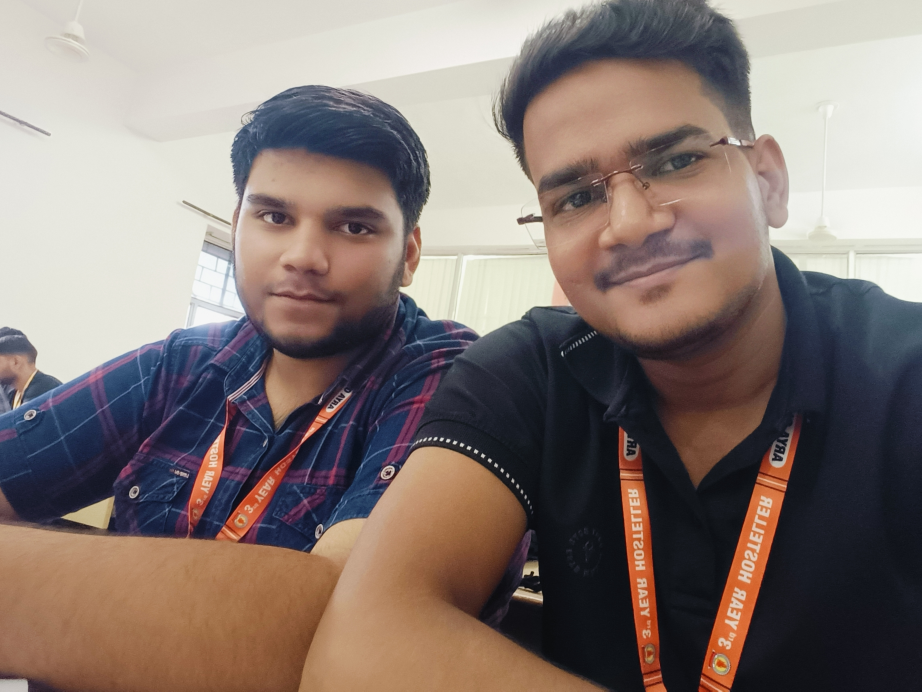
#> input picture Ashish.jpg, 4608 x 3456 px (shown at 1/5 size)
$ jupyter execute 'Warm and Cool IMAGE.ipynb'
#> lines starting #> are read from the running program, lines starting #| are printed output that depends on the picture
[cell 1]
import cv2 as cv
import numpy as np
import matplotlib.pyplot as plt

blue=[247,206,139]

white=[0, 255, 0]

### Merging the Images

[cell 2]
background = []

img=cv.imread('Ashish.jpg')
#> img is the input picture: shape (3456, 4608, 3); mean B, G, R 114.4, 119.5, 133

cols=img.shape[1]
#> cols = 4608
rows=img.shape[0]
#> rows = 3456

for i in range(rows):
    temp=[]
    for j in range(cols):
        temp.append(blue)
    background.append(temp)

background=np.array(background).astype(np.uint8)

final = cv.addWeighted(img, .8, background, .2, 0)
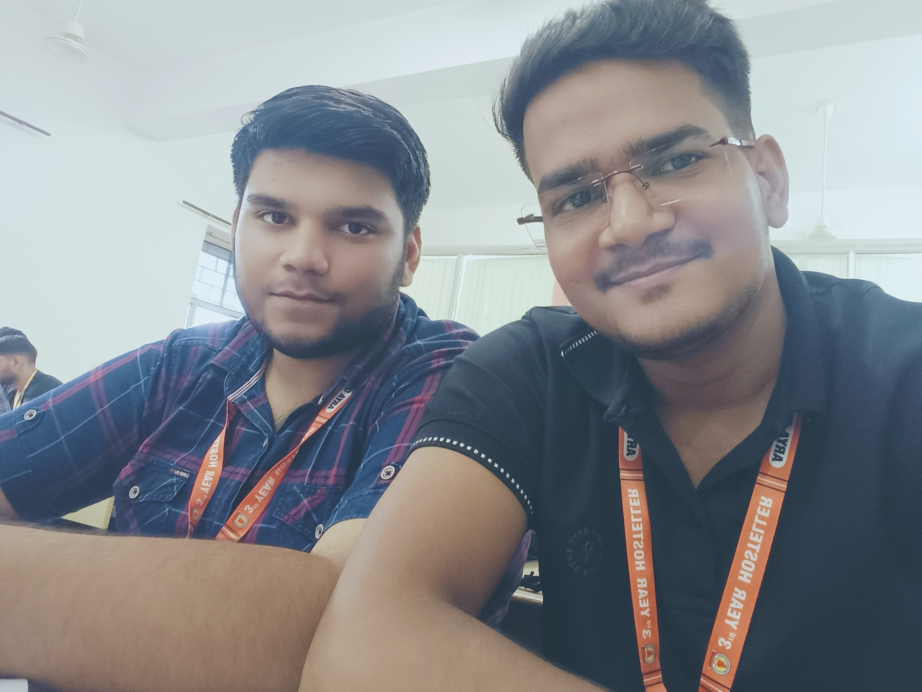
#> final: shape (3456, 4608, 3) (shown at 1/5 size); mean B, G, R 140.9, 136.8, 134.2

cv.imshow('Final',final)

cv.waitKey(0)

[cell 3]
img=cv.imread('Ashish.jpg')

[cell 4]
img.shape
#> Out = (3456, 4608, 3)

[cell 5]
background.shape
#> Out = (3456, 4608, 3)

### Adding Tone

[cell 6]
def add_tone(img_path, color, a, b):
#> called with img_path = 'Ashish.jpg', a = 0.9, b = 0.1
    background = []
    img = cv.imread(img_path)
    cols = img.shape[1]
#> cols = 4608
    rows = img.shape[0]
#> rows = 3456
    for i in range(rows):
        temp = []
        for j in range(cols):
            temp.append(color)
        background.append(temp)
    background = np.array(background).astype(np.uint8)
    final = cv.addWeighted(img, a , background, b , 0)
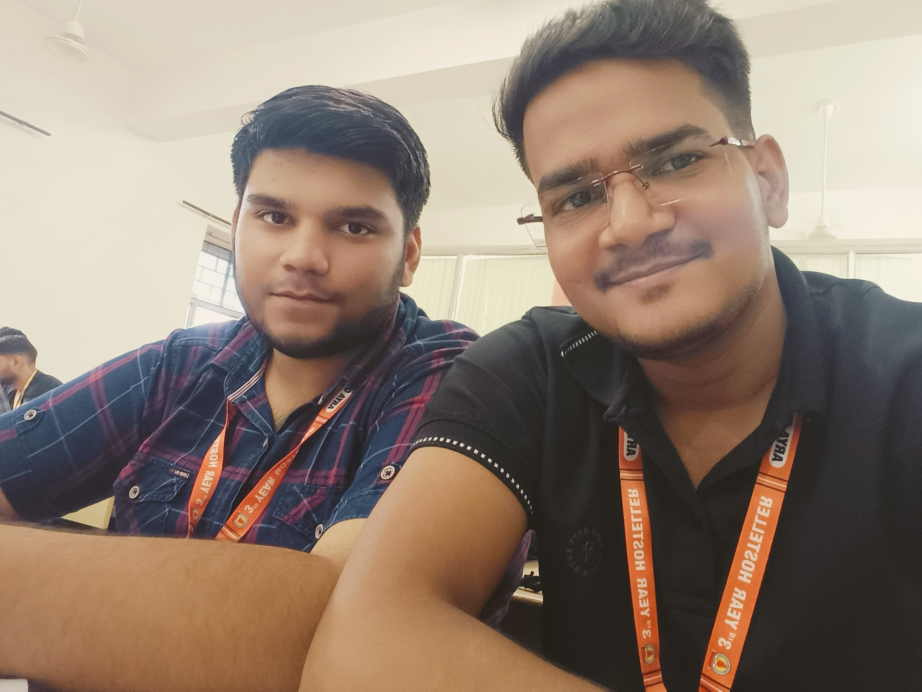
#> final: shape (3456, 4608, 3) (shown at 1/5 size); mean B, G, R 112.6, 126.5, 144.1
    cv.imshow('Original',img)
    cv.waitKey(0)
    cv.imshow('Processed',final)
    cv.waitKey(0)

$ run again, with Circle and Face Extraction.png saved as Ashish.jpg
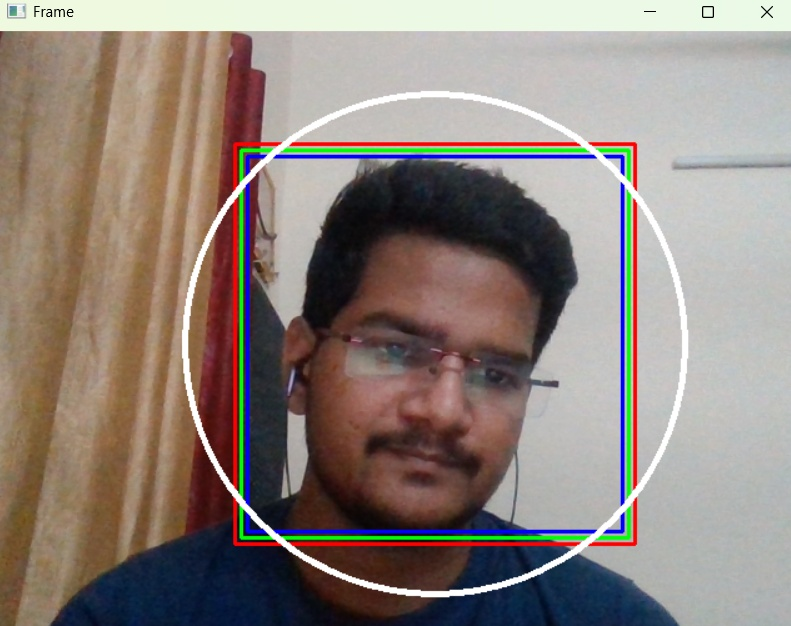
#> input picture Circle and Face Extraction.png, 791 x 626 px
#> img is the input picture: shape (626, 791, 3); mean B, G, R 123.8, 130.8, 142.2
#> `final = cv.addWeighted(img, .8, background, .2, 0)`:
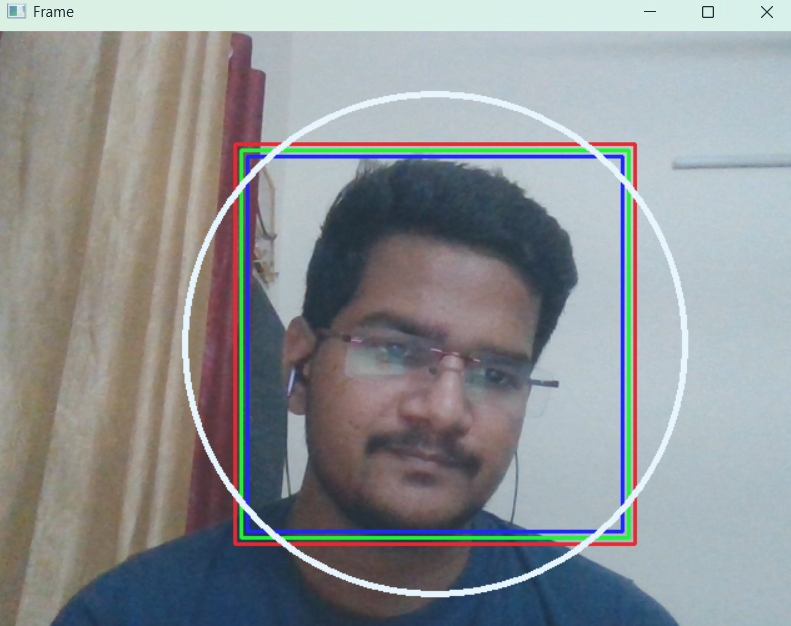
#> final: shape (626, 791, 3); mean B, G, R 148.5, 145.8, 141.5
#> in add_tone, `final = cv.addWeighted(img, a , background, b , 0)`:
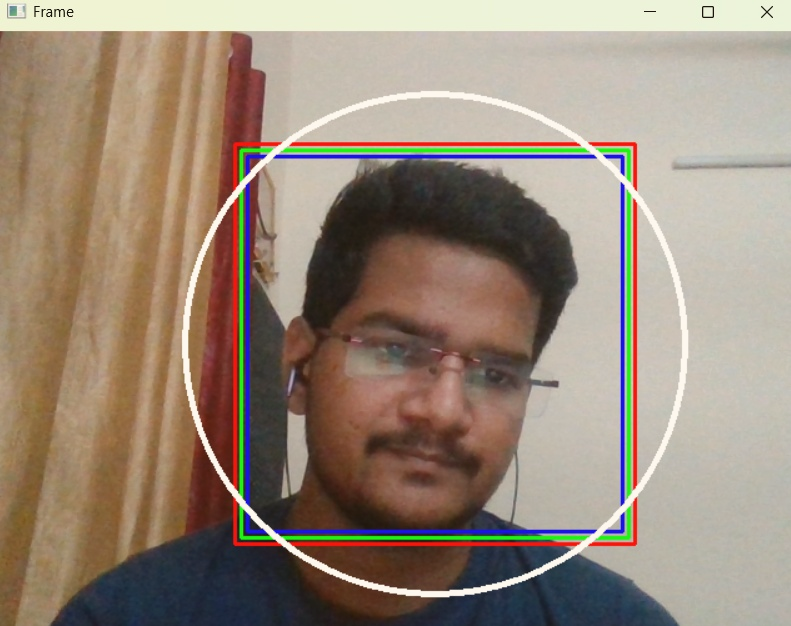
#> final: shape (626, 791, 3); mean B, G, R 121.1, 136.7, 152.4
